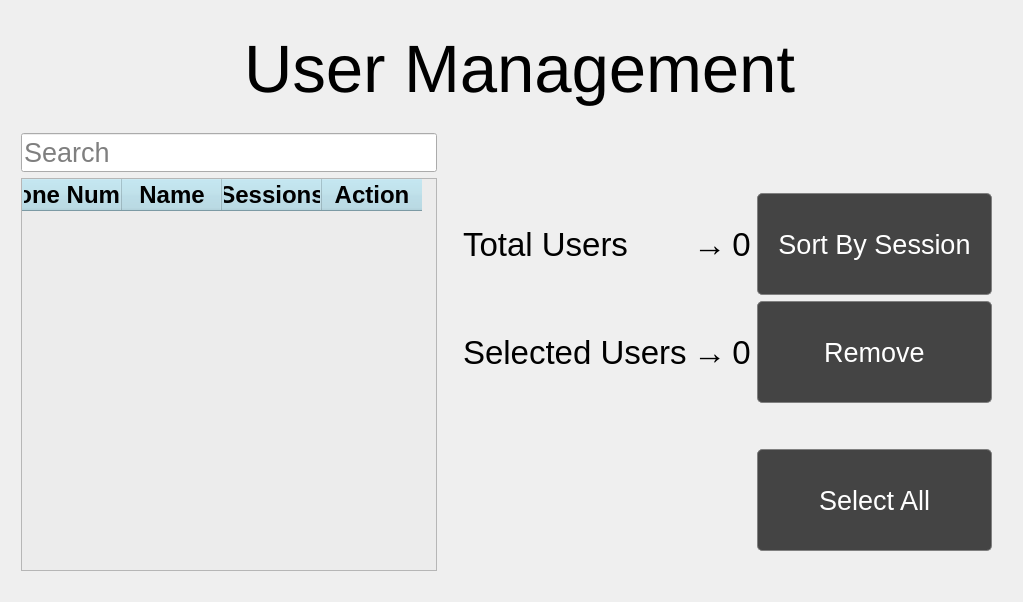
      <widget class="QWidget" name="userManagementPage">
       <layout class="QVBoxLayout" name="verticalLayout_16">
        <property name="leftMargin">
         <number>11</number>
        </property>
        <item>
         <layout class="QVBoxLayout" name="verticalLayout_15" stretch="1,9">
          <property name="leftMargin">
           <number>0</number>
          </property>
          <property name="bottomMargin">
           <number>0</number>
          </property>
          <item>
           <layout class="QHBoxLayout" name="horizontalLayout_7">
            <property name="leftMargin">
             <number>10</number>
            </property>
            <property name="topMargin">
             <number>20</number>
            </property>
            <property name="bottomMargin">
             <number>20</number>
            </property>
            <item>
             <layout class="QHBoxLayout" name="horizontalLayout_35">
              <property name="leftMargin">
               <number>0</number>
              </property>
              <item>
               <widget class="QPushButton" name="btnBackManagement">
                <property name="font">
                 <font>
                  <family>Arial</family>
                  <pointsize>13</pointsize>
                 </font>
                </property>
                <property name="styleSheet">
                 <string notr="true">QPushButton {
outline:0;
border-radius:50px;

}
QPushButton:hover:!pressed{
border:3px solid white;
}
QPushButton:pressed{
border:3px solid red;
}
</string>
                </property>
                <property name="text">
                 <string/>
                </property>
                <property name="icon">
                 <iconset>
                  <normaloff>images/back.png</normaloff>images/back.png</iconset>
                </property>
                <property name="iconSize">
                 <size>
                  <width>100</width>
                  <height>100</height>
                 </size>
                </property>
               </widget>
              </item>
              <item>
               <spacer name="horizontalSpacer_11">
                <property name="orientation">
                 <enum>Qt::Horizontal</enum>
                </property>
                <property name="sizeHint" stdset="0">
                 <size>
                  <width>40</width>
                  <height>20</height>
                 </size>
                </property>
               </spacer>
              </item>
             </layout>
            </item>
            <item>
             <widget class="QLabel" name="lblHeaderUm">
              <property name="font">
               <font>
                <family>Arial</family>
                <pointsize>50</pointsize>
               </font>
              </property>
              <property name="text">
               <string>User Management</string>
              </property>
             </widget>
            </item>
            <item>
             <spacer name="horizontalSpacer">
              <property name="orientation">
               <enum>Qt::Horizontal</enum>
              </property>
              <property name="sizeHint" stdset="0">
               <size>
                <width>40</width>
                <height>20</height>
               </size>
              </property>
             </spacer>
            </item>
           </layout>
          </item>
          <item>
           <layout class="QHBoxLayout" name="horizontalLayout_8" stretch="4,3">
            <property name="leftMargin">
             <number>0</number>
            </property>
            <property name="bottomMargin">
             <number>0</number>
            </property>
            <item>
             <layout class="QVBoxLayout" name="tblUsersLayout">
              <property name="leftMargin">
               <number>10</number>
              </property>
              <property name="bottomMargin">
               <number>20</number>
              </property>
              <item>
               <widget class="LineEdit" name="txtSearch">
                <property name="font">
                 <font>
                  <family>Arial</family>
                  <pointsize>20</pointsize>
                 </font>
                </property>
                <property name="layoutDirection">
                 <enum>Qt::RightToLeft</enum>
                </property>
                <property name="styleSheet">
                 <string notr="true"/>
                </property>
                <property name="placeholderText">
                 <string>Search</string>
                </property>
                <property name="clearButtonEnabled">
                 <bool>false</bool>
                </property>
               </widget>
              </item>
              <item>
               <widget class="QTableWidget" name="usersTable">
                <property name="font">
                 <font>
                  <pointsize>16</pointsize>
                 </font>
                </property>
                <property name="styleSheet">
                 <string notr="true">QHeaderView::section
{
    background-color:lightblue;
	color:black;
} 
 
QWidget {
background-color: rgb(236, 236, 236);
color:black;
}

QHeaderView::section
{
    background-color:lightblue;
	color:black;
} 
 </string>
                </property>
                <property name="editTriggers">
                 <set>QAbstractItemView::NoEditTriggers</set>
                </property>
                <property name="selectionMode">
                 <enum>QAbstractItemView::NoSelection</enum>
                </property>
                <property name="selectionBehavior">
                 <enum>QAbstractItemView::SelectRows</enum>
                </property>
                <property name="verticalScrollMode">
                 <enum>QAbstractItemView::ScrollPerPixel</enum>
                </property>
                <property name="horizontalScrollMode">
                 <enum>QAbstractItemView::ScrollPerPixel</enum>
                </property>
                <column>
                 <property name="text">
                  <string>Phone Number</string>
                 </property>
                 <property name="font">
                  <font>
                   <family>Arial</family>
                   <pointsize>18</pointsize>
                   <weight>75</weight>
                   <bold>true</bold>
                  </font>
                 </property>
                </column>
                <column>
                 <property name="text">
                  <string>Name</string>
                 </property>
                 <property name="font">
                  <font>
                   <family>Arial</family>
                   <pointsize>18</pointsize>
                   <weight>75</weight>
                   <italic>false</italic>
                   <bold>true</bold>
                  </font>
                 </property>
                </column>
                <column>
                 <property name="text">
                  <string>Sessions</string>
                 </property>
                 <property name="font">
                  <font>
                   <family>Arial</family>
                   <pointsize>18</pointsize>
                   <weight>75</weight>
                   <bold>true</bold>
                  </font>
                 </property>
                </column>
                <column>
                 <property name="text">
                  <string>Action</string>
                 </property>
                 <property name="font">
                  <font>
                   <family>Arial</family>
                   <pointsize>18</pointsize>
                   <weight>75</weight>
                   <bold>true</bold>
                  </font>
                 </property>
                </column>
               </widget>
              </item>
             </layout>
            </item>
            <item>
             <layout class="QVBoxLayout" name="verticalLayout_17" stretch="0,0">
              <property name="leftMargin">
               <number>20</number>
              </property>
              <property name="topMargin">
               <number>60</number>
              </property>
              <item>
               <layout class="QGridLayout" name="gridLayout_8">
                <property name="topMargin">
                 <number>0</number>
                </property>
                <property name="rightMargin">
                 <number>20</number>
                </property>
                <item row="1" column="4">
                 <widget class="QLabel" name="lblSelectedUsersValue">
                  <property name="font">
                   <font>
                    <family>Arial</family>
                    <pointsize>25</pointsize>
                   </font>
                  </property>
                  <property name="text">
                   <string>0</string>
                  </property>
                  <property name="alignment">
                   <set>Qt::AlignCenter</set>
                  </property>
                 </widget>
                </item>
                <item row="1" column="2">
                 <widget class="QLabel" name="label_19">
                  <property name="font">
                   <font>
                    <family>Arial</family>
                    <pointsize>25</pointsize>
                   </font>
                  </property>
                  <property name="text">
                   <string>→</string>
                  </property>
                  <property name="alignment">
                   <set>Qt::AlignCenter</set>
                  </property>
                 </widget>
                </item>
                <item row="0" column="0">
                 <widget class="QLabel" name="lblTotalUsers">
                  <property name="font">
                   <font>
                    <family>Arial</family>
                    <pointsize>25</pointsize>
                   </font>
                  </property>
                  <property name="text">
                   <string>Total Users</string>
                  </property>
                  <property name="alignment">
                   <set>Qt::AlignLeading|Qt::AlignLeft|Qt::AlignVCenter</set>
                  </property>
                 </widget>
                </item>
                <item row="0" column="2">
                 <widget class="QLabel" name="label_11">
                  <property name="font">
                   <font>
                    <family>Arial</family>
                    <pointsize>25</pointsize>
                   </font>
                  </property>
                  <property name="text">
                   <string>→</string>
                  </property>
                  <property name="alignment">
                   <set>Qt::AlignCenter</set>
                  </property>
                 </widget>
                </item>
                <item row="0" column="4">
                 <widget class="QLabel" name="lblTotalUsersCount">
                  <property name="font">
                   <font>
                    <family>Arial</family>
                    <pointsize>25</pointsize>
                   </font>
                  </property>
                  <property name="text">
                   <string>0</string>
                  </property>
                  <property name="alignment">
                   <set>Qt::AlignCenter</set>
                  </property>
                 </widget>
                </item>
                <item row="0" column="5">
                 <spacer name="horizontalSpacer_111">
                  <property name="orientation">
                   <enum>Qt::Horizontal</enum>
                  </property>
                  <property name="sizeHint" stdset="0">
                   <size>
                    <width>40</width>
                    <height>20</height>
                   </size>
                  </property>
                 </spacer>
                </item>
                <item row="0" column="6">
                 <spacer name="horizontalSpacer_67">
                  <property name="orientation">
                   <enum>Qt::Horizontal</enum>
                  </property>
                  <property name="sizeHint" stdset="0">
                   <size>
                    <width>40</width>
                    <height>20</height>
                   </size>
                  </property>
                 </spacer>
                </item>
                <item row="0" column="7">
                 <widget class="QPushButton" name="btnSort">
                  <property name="minimumSize">
                   <size>
                    <width>0</width>
                    <height>102</height>
                   </size>
                  </property>
                  <property name="font">
                   <font>
                    <family>Arial</family>
                    <pointsize>20</pointsize>
                   </font>
                  </property>
                  <property name="styleSheet">
                   <string notr="true">QPushButton {
background-color: rgb(68, 68, 68);
padding-left:20px;
padding-right:20px;
min-height: 100px;
border-radius: 5px;
border: 1px solid gray;
outline:0;
color:white;
}
QPushButton:hover:!pressed{
background-color:rgb(77, 77, 77);
border: 1px solid white;
}</string>
                  </property>
                  <property name="text">
                   <string>Sort By Session</string>
                  </property>
                 </widget>
                </item>
                <item row="0" column="1">
                 <spacer name="horizontalSpacer_113">
                  <property name="orientation">
                   <enum>Qt::Horizontal</enum>
                  </property>
                  <property name="sizeHint" stdset="0">
                   <size>
                    <width>40</width>
                    <height>20</height>
                   </size>
                  </property>
                 </spacer>
                </item>
                <item row="0" column="3">
                 <spacer name="horizontalSpacer_112">
                  <property name="orientation">
                   <enum>Qt::Horizontal</enum>
                  </property>
                  <property name="sizeHint" stdset="0">
                   <size>
                    <width>40</width>
                    <height>20</height>
                   </size>
                  </property>
                 </spacer>
                </item>
                <item row="1" column="0">
                 <widget class="QLabel" name="lblSelectedUsers">
                  <property name="font">
                   <font>
                    <family>Arial</family>
                    <pointsize>25</pointsize>
                   </font>
                  </property>
                  <property name="text">
                   <string>Selected Users</string>
                  </property>
                  <property name="alignment">
                   <set>Qt::AlignLeading|Qt::AlignLeft|Qt::AlignVCenter</set>
                  </property>
                 </widget>
                </item>
                <item row="1" column="7">
                 <widget class="QPushButton" name="btnDelSelectedUsers">
                  <property name="font">
                   <font>
                    <family>Arial</family>
                    <pointsize>20</pointsize>
                   </font>
                  </property>
                  <property name="styleSheet">
                   <string notr="true">QPushButton {
background-color: rgb(68, 68, 68);
padding-left:20px;
padding-right:20px;
min-height: 100px;
border-radius: 5px;
border: 1px solid gray;
outline:0;
color:white;
}
QPushButton:hover:!pressed{
background-color:rgb(77, 77, 77);
border: 1px solid white;
}</string>
                  </property>
                  <property name="text">
                   <string>Remove</string>
                  </property>
                 </widget>
                </item>
                <item row="3" column="7">
                 <widget class="QPushButton" name="btnSelectAll">
                  <property name="font">
                   <font>
                    <family>Arial</family>
                    <pointsize>20</pointsize>
                   </font>
                  </property>
                  <property name="styleSheet">
                   <string notr="true">QPushButton {
background-color: rgb(68, 68, 68);
padding-left:20px;
padding-right:20px;
min-height: 100px;
border-radius: 5px;
border: 1px solid gray;
outline:0;
color:white;
}
QPushButton:hover:!pressed{
background-color:rgb(77, 77, 77);
border: 1px solid white;
}</string>
                  </property>
                  <property name="text">
                   <string>Select All</string>
                  </property>
                 </widget>
                </item>
                <item row="2" column="7">
                 <spacer name="verticalSpacer_9">
                  <property name="orientation">
                   <enum>Qt::Vertical</enum>
                  </property>
                  <property name="sizeHint" stdset="0">
                   <size>
                    <width>20</width>
                    <height>40</height>
                   </size>
                  </property>
                 </spacer>
                </item>
               </layout>
              </item>
              <item>
               <spacer name="verticalSpacer_12">
                <property name="orientation">
                 <enum>Qt::Vertical</enum>
                </property>
                <property name="sizeHint" stdset="0">
                 <size>
                  <width>20</width>
                  <height>40</height>
                 </size>
                </property>
               </spacer>
              </item>
             </layout>
            </item>
           </layout>
          </item>
         </layout>
        </item>
       </layout>
      </widget>
